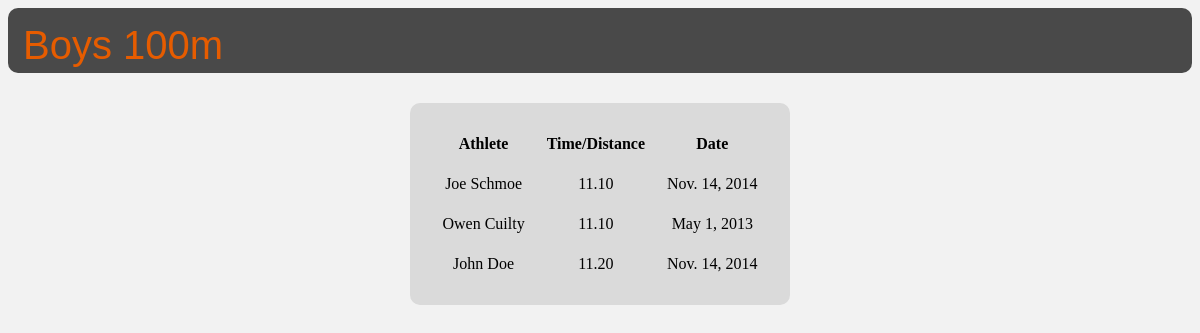
/track/events/1/, run on the app's committed database.
### track/models.py (models this page shows, shortened)
class Event(models.Model):
	BOYS = 'B'
	GIRLS = 'G'
	CHOICES = (
		(BOYS, 'Boys'),
		(GIRLS, 'Girls'),
	)
	gender = models.CharField(max_length=1, choices=CHOICES, null=False)
	event_name = models.CharField(max_length=20, null=False)
	class Meta:
		unique_together = ('event_name', 'gender')

class Record(models.Model):
	event_name = models.ForeignKey(Event, default=1)
	athlete = models.ForeignKey(Athlete, default=1)
	time_dist = models.DecimalField('Time/Distance', decimal_places=2, max_digits=5)
	date = models.DateField()
	class Meta:
		unique_together = ('event_name', 'athlete')

class Athlete(models.Model):
	def __str__(self):
		return (self.first_name + ' ' + self.last_name)
	FRESHMAN = 'FR'
	SOPHOMORE = 'SO'
	JUNIOR = 'JR'
	SENIOR = 'SR'
	CHOICES = (
		(FRESHMAN, 'Freshman'),
		(SOPHOMORE, 'Sophomore'),
		(JUNIOR, 'Junior'),
		(SENIOR, 'Senior'),
	)
	BOY = 'B'
	GIRL = 'G'
	OPTIONS = (
		(BOY, 'Boy'),
		(GIRL, 'Girl'),
	)
	gender = models.CharField(max_length=1, choices=OPTIONS, null=False)
	year = models.CharField(max_length=2, choices=CHOICES, default=FRESHMAN)
	first_name = models.CharField(max_length=20, null=False)
	last_name = models.CharField(max_length=20, null=False)
	class Meta:
		unique_together = ('first_name', 'last_name')

### track/views.py (the view)
# urls.py: url(r'^events/(?P<event_id>\d+)/', views.EventProfile, name='event_profile'),
def EventProfile(request, event_id):
	event = Event.objects.filter(pk=event_id)
	records = Record.objects.filter(event_name=event_id).order_by('time_dist')
	return render(request, 'track/event_profile.html', { 'event' : event, 'records' : records })

### track/templates/track/event_profile.html (shortened to what this page needs)
{% load staticfiles %}
<link rel="stylesheet" type="text/css" href="{% static 'track/profile.css' %}" />
<link rel="stylesheet" type="text/css" href="{% static 'track/index.css' %}" />
<div id="top_bar">
  <head>
  {% for e in event %}
    <p class="page_title">{{ e.get_gender_display }} {{ e.event_name }}</p>
  {% endfor %}
  </head>
</div>
<body>
  <table>
    <tr>
      <th>Athlete</th>
      <th>Time/Distance</th>
      <th>Date</th>
  {% for record in records %}
    <tr>
      <td>
        <a href="{% url 'track:athlete_profile' record.athlete.id %}">{{ record.athlete }}</a></td>
      <td>{{ record.time_dist }}</td>
      <td>{{ record.date }}</td>
  {% endfor %}
  </table>
</body>

### track/static/track/profile.css (style rules this page uses)
table { background-color: #DADADA; font-family: Arial; text-align: center; padding: 20px; position: relative; top: 30px; margin-left: auto; margin-right: auto; border-radius: 10px; }
th, tr, td { text-align: center; padding: 10px; font-size: 16px; font-family: Tahoma; }

### track/static/track/index.css (style rules this page uses)
#top_bar { background-color: #494949; height: 65px; border-radius: 10px; text-align: left; }
p.page_title { font-family: Arial; font-size: 40px; color: #E65C00; padding-left: 15px; padding-top: 15px; white-space: nowrap; overflow: hidden; }
body { background-color: #F2F2F2; }
a:link { color: #000000; text-decoration: none; }

### data on the page
Event: gender "Boys", event_name "100m"
Record: athlete "Joe Schmoe", time_dist "11.10", date "Nov. 14, 2014"
Record: athlete "Owen Cuilty", time_dist "11.10", date "May 1, 2013"
Record: athlete "John Doe", time_dist "11.20", date "Nov. 14, 2014"
